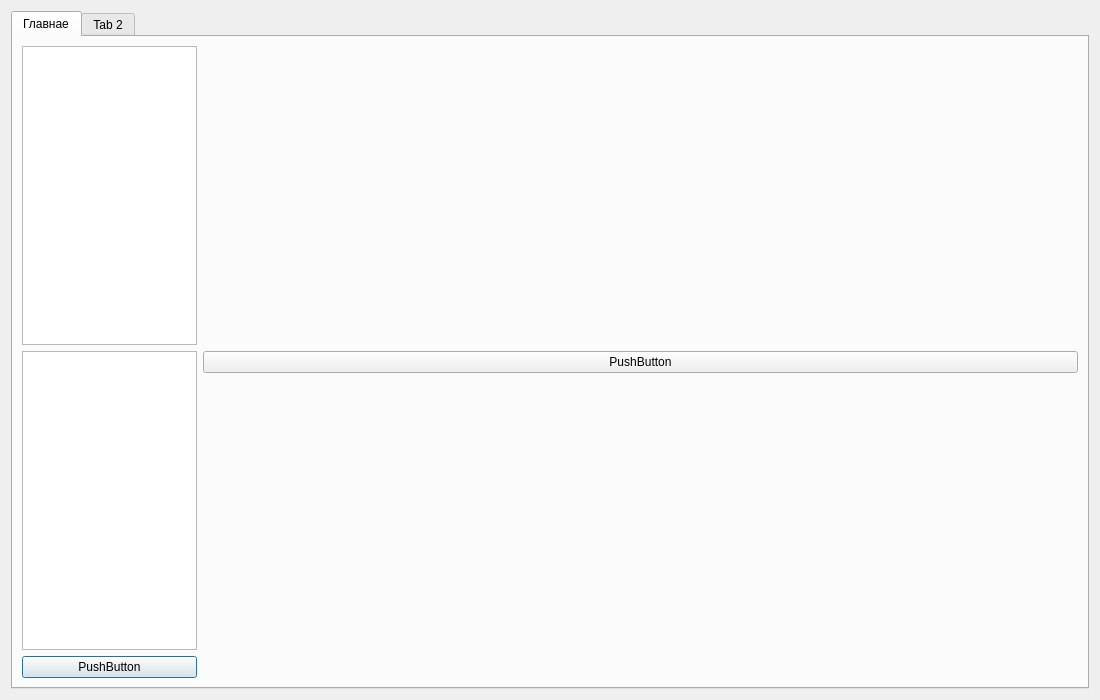
<?xml version="1.0" encoding="UTF-8"?>
<ui version="4.0">
 <class>Dialog</class>
 <widget class="QDialog" name="Dialog">
  <property name="geometry">
   <rect>
    <x>0</x>
    <y>0</y>
    <width>1100</width>
    <height>700</height>
   </rect>
  </property>
  <property name="sizePolicy">
   <sizepolicy hsizetype="Minimum" vsizetype="Minimum">
    <horstretch>0</horstretch>
    <verstretch>0</verstretch>
   </sizepolicy>
  </property>
  <property name="minimumSize">
   <size>
    <width>715</width>
    <height>465</height>
   </size>
  </property>
  <property name="windowTitle">
   <string>Dialog</string>
  </property>
  <layout class="QHBoxLayout" name="horizontalLayout_2">
   <item>
    <widget class="QTabWidget" name="tabWidget">
     <widget class="QWidget" name="tab">
      <attribute name="title">
       <string>Главнае</string>
      </attribute>
      <layout class="QHBoxLayout" name="horizontalLayout" stretch="1,5">
       <item>
        <layout class="QVBoxLayout" name="verticalLayout">
         <item>
          <widget class="QTableView" name="tableView"/>
         </item>
         <item>
          <widget class="QListView" name="listView">
           <property name="lineWidth">
            <number>7</number>
           </property>
           <property name="viewMode">
            <enum>QListView::ViewMode::ListMode</enum>
           </property>
          </widget>
         </item>
         <item>
          <widget class="QPushButton" name="pushButton_2">
           <property name="text">
            <string>PushButton</string>
           </property>
          </widget>
         </item>
        </layout>
       </item>
       <item>
        <layout class="QVBoxLayout" name="verticalLayout_2">
         <property name="spacing">
          <number>1</number>
         </property>
         <item>
          <widget class="QPushButton" name="pushButton">
           <property name="text">
            <string>PushButton</string>
           </property>
          </widget>
         </item>
        </layout>
       </item>
      </layout>
     </widget>
     <widget class="QWidget" name="tab_2">
      <attribute name="title">
       <string>Tab 2</string>
      </attribute>
     </widget>
    </widget>
   </item>
  </layout>
 </widget>
 <resources/>
 <connections/>
</ui>
